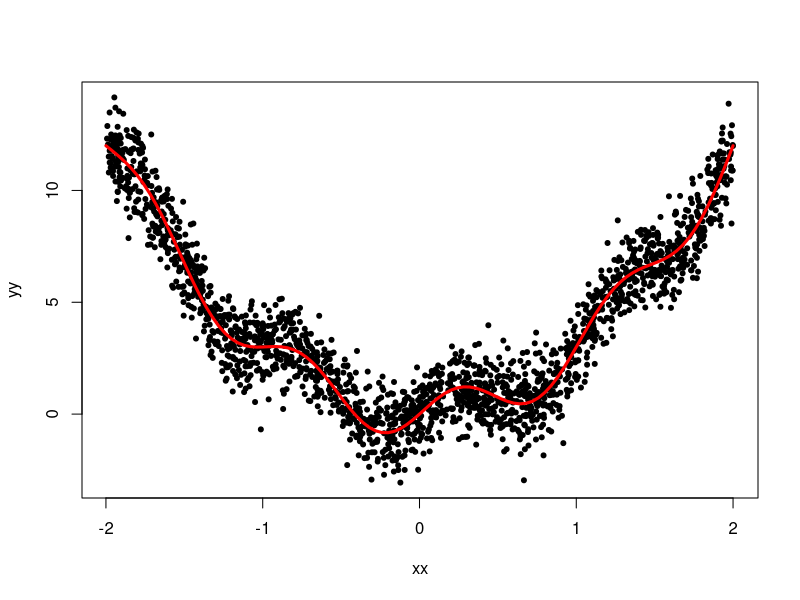
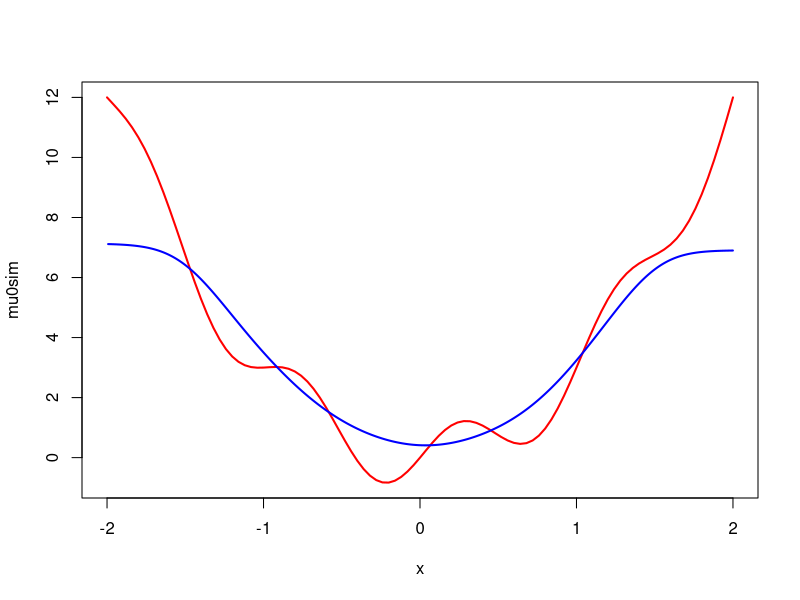
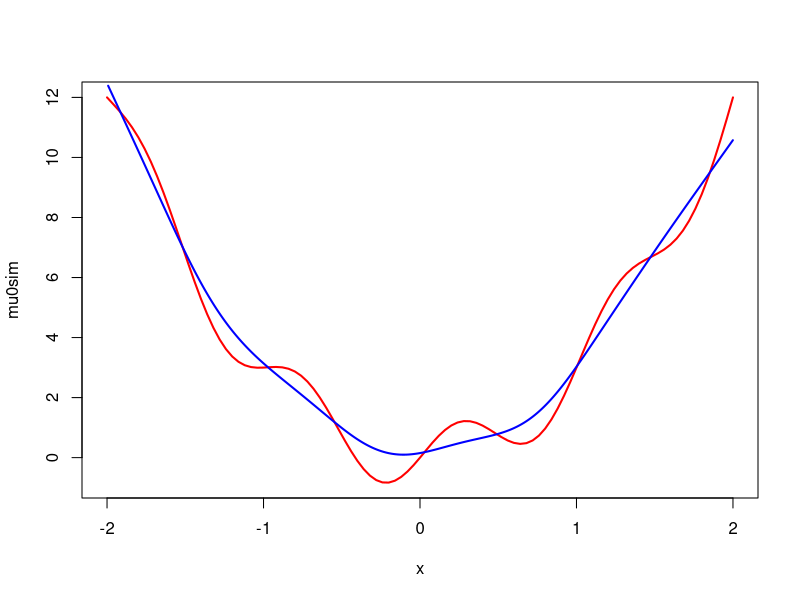
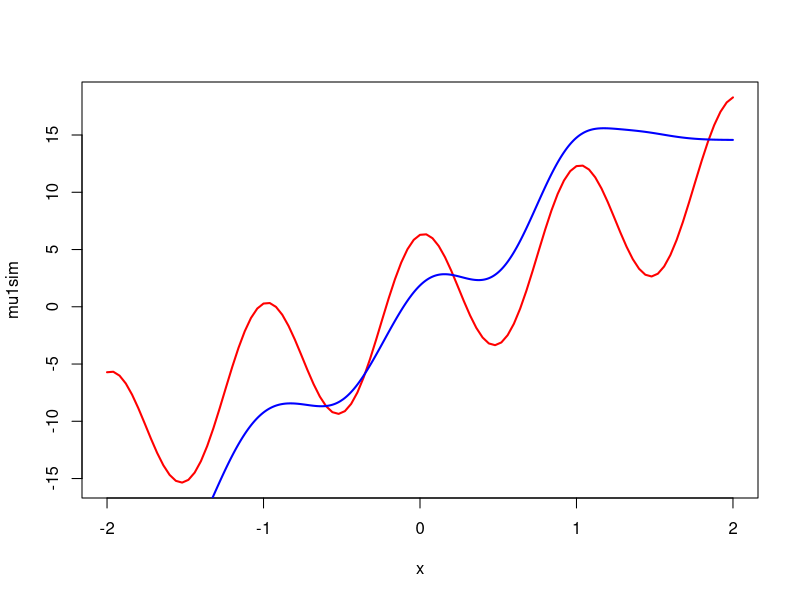
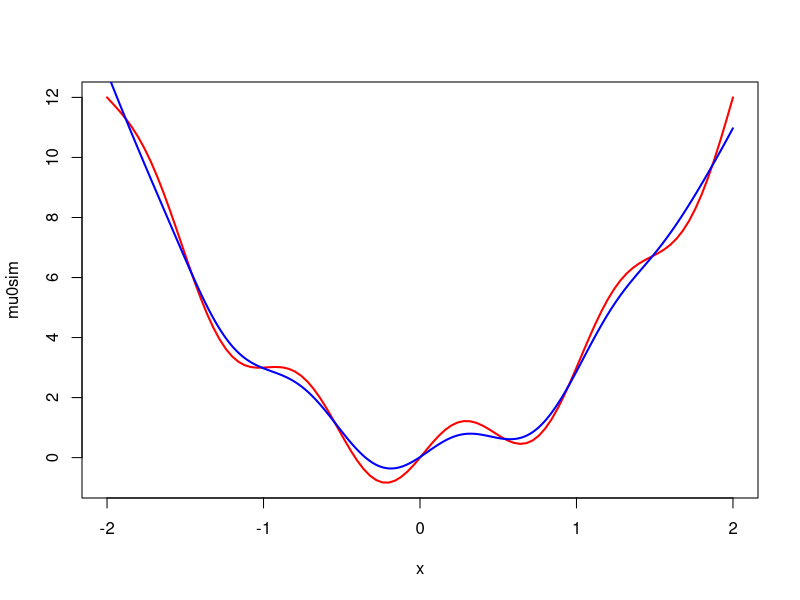
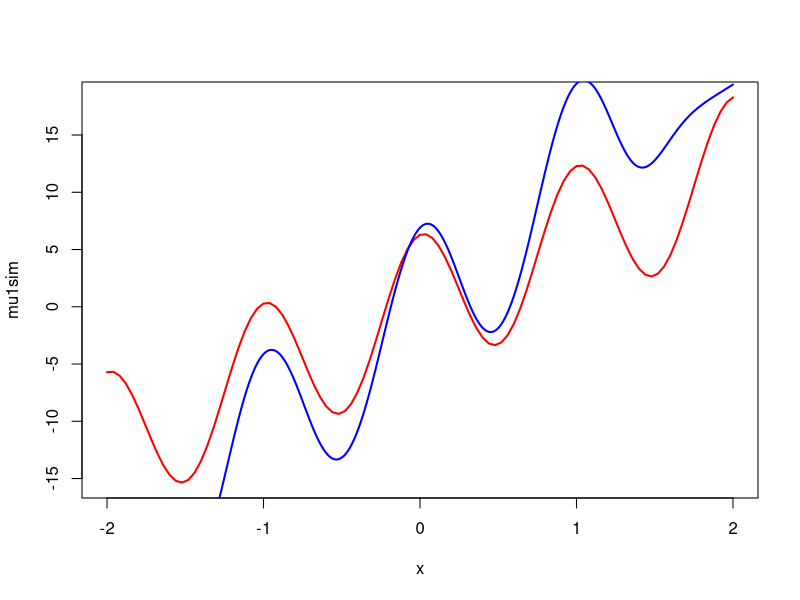
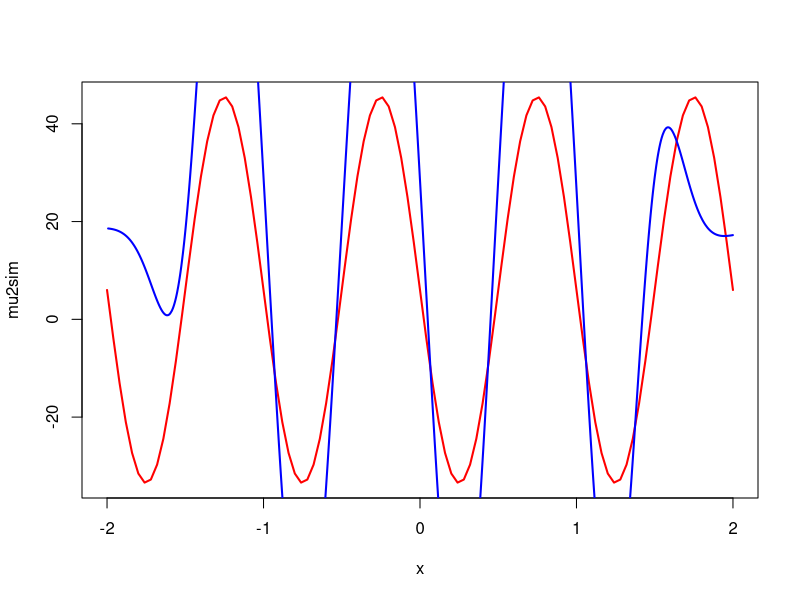
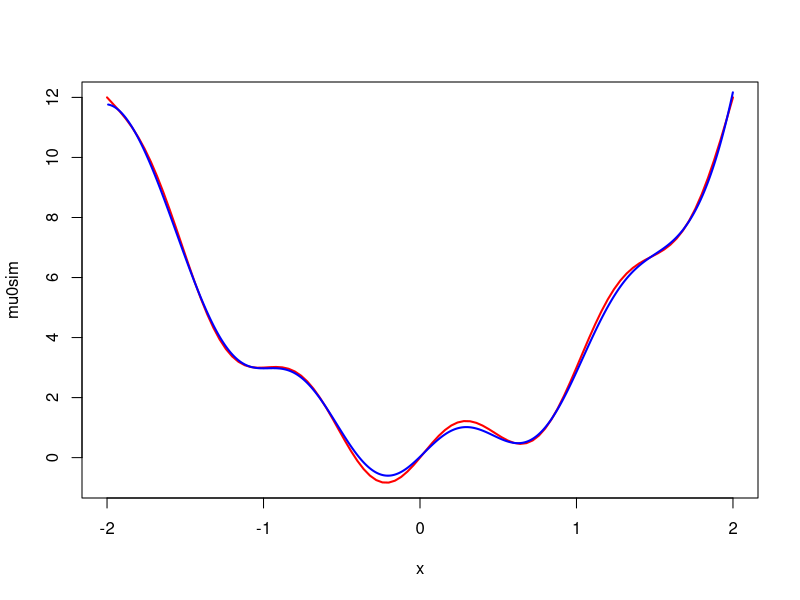

Here is the R script that generated these plots, in order: (Note: this script raises an error after producing the figures.)
# Packages ----------------------------------------------------------------

# if (!require("pacman")) install.packages("pacman")
# pacman::p_load(locfit)

library(locfit)

# Functions ---------------------------------------------------------------

CompEst <- function(
  x, # predictor variable
  y, # response variable
  numcenpts = 27, # number of points at which the local, pointwise estimates 
  # will be calculated; points will be equally spaced throughout the range of 
  # [-1,1]
  J = 2, # maximum derivative to be estimated; int in [0,3]
  deg = 2, # degree of local polynomial used for pointwise estimates; int >= J
  beta = 50, # compound estimation smoothing parameter; smaller is smoother
  h = 0.25 # local smoothing parameter; nearest neighbors fraction in (0,1)
)
{
  
  # making sure all integer args are integers
  numcenpts <- floor(numcenpts)
  J <- floor(J)
  deg <- floor(deg)
  
  # making sure deg >= J
  if (deg < J) {
    warning("deg arg must be >= J arg; deg set equal to J")
    deg <- J
  }
  
  # making sure x is confined to [-1,1]
  x <- (x - mean(range(x))) / ((1/2) * diff(range(x)))
  
  # calculating centering point locations from numcenpts
  cenpts <- seq(-1, 1, length.out = numcenpts + 1)
  cenpts <- cenpts[-1] - (1 / numcenpts)
  
  # calculating local fit pointwise estimates c0 - cJ
  local_pw <- lapply(
    0:J, 
    FUN = function(j) {
      temp <- locfit.raw(x, 
                         y, 
                         alpha = h, 
                         deg = deg, 
                         kern = "rect", 
                         deriv = rep(1, j), 
                         family = "gaussian", 
                         link = "ident")
      return(predict(temp, cenpts) / factorial(j))
    }
  )
  
  names(local_pw) <- paste0("c", 0:J)
  list2env(local_pw, envir = environment())
  
  # calculating pointwise estimates of mu and its derivatives
  dmu0 <- function(x) {
    switch(
      J + 1,
      c0,
      c0 + c1*(x - cenpts)^1,
      c0 + c1*(x - cenpts)^1 + c2*(x - cenpts)^2,
      c0 + c1*(x - cenpts)^1 + c2*(x - cenpts)^2 + c3*(x - cenpts)^3
    )
  }
  
  dmu1 <- function(x) {
    switch(
      J,
      c1,
      c1 + 2*c2*(x - cenpts)^1,
      c1 + 2*c2*(x - cenpts)^1 + 3*c3*(x - cenpts)^2
    )
  }
  
  dmu2 <- function(x) {
    switch(
      J - 1,
      2*c2,
      2*c2 + 6*c3*(x - cenpts)^1
    )
  }
  
  dmu3 <- function(x) {
    6*c3
  }
  
  # calculating smoothing weight function and its derivatives
  dW0 <- function(x) {
    f <- exp(-beta*(x - cenpts)^2)
    g <- sum(f)^-1
    return(
      f*g
    )
  }
  
  dW1 <- function(x) {
    f <- exp(-beta*(x - cenpts)^2)
    g <- sum(f)^-1
    df <- -2*beta*(x - cenpts)*f
    dg <- -g^2*sum(df)
    return(
      df*g + f*dg
    )
  }
  
  dW2 <- function(x) {
    f <- exp(-beta*(x - cenpts)^2)
    g <- sum(f)^-1
    df <- -2*beta*(x - cenpts)*f
    dg <- -g^2*sum(df)
    d2f <- -2*beta*f + df^2/f
    d2g <- 2*g^3*sum(df)^2 - g^2*sum(d2f)
    return(
      d2f*g + 2*df*dg + f*d2g
    )
  }
  
  dW3 <- function(x) {
    f <- exp(-beta*(x - cenpts)^2)
    g <- sum(f)^-1
    df <- -2*beta*(x - cenpts)*f
    dg <- -g^2*sum(df)
    d2f <- -2*beta*f + df^2/f
    d2g <- 2*g^3*sum(df)^2 - g^2*sum(d2f)
    d3f <- -6*beta*df + df^3/f
    d3g <- -6*g^4*sum(df)^3 + 6*g^3*sum(df)*sum(d2f) - g^2*sum(d3f)
    return(
      d3f*g + 3*d2f*dg + 3*df*d2g + f*d3g
    )
  }
  
  # calculating estimates of mu and its derivatives
  mu0est <- function(x) {
    dmu0(x)*dW0(x)
  }
  
  mu1est <- function(x) {
    dmu1(x)*dW0(x) + dmu0(x)*dW1(x)
  }
  
  mu2est <- function(x) {
    dmu2(x)*dW0(x) + 2*dmu1(x)*dW1(x) + dmu0(x)*dW2(x)
  }
  
  mu3est <- function(x) {
    dmu3(x)*dW0(x) + 3*dmu2(x)*dW1(x) + 3*dmu1(x)*dW2(x) + dmu0(x)*dW3(x)
  }
  
  mu <- lapply(
    0:J, 
    function(j) {
      switch(
        j + 1,
        apply(as.matrix(as.data.frame(lapply(x, mu0est), 
                                      col.names = 1:length(x))), 2, sum),
        apply(as.matrix(as.data.frame(lapply(x, mu1est), 
                                      col.names = 1:length(x))), 2, sum),
        apply(as.matrix(as.data.frame(lapply(x, mu2est), 
                                      col.names = 1:length(x))), 2, sum),
        apply(as.matrix(as.data.frame(lapply(x, mu3est), 
                                      col.names = 1:length(x))), 2, sum)
      )
    }
  )
  
  names(mu) <- paste0("mu", 0:J)
  return(mu)
}

# Test Example ------------------------------------------------------------

# Simulate toy data, with known derivatives
mu0sim <- function(x) {
  sin(2*pi*x) + 3*x^2
}

mu1sim <- function(x) {
  2*pi*cos(2*pi*x) + 6*x
}

mu2sim <- function(x) {
  -4*pi^2*sin(2*pi*x) + 6
}

mu3sim <- function(x) {
  -8*pi^3*cos(2*pi*x)
}

set.seed(2894)

n <- 2000
xx <- runif(n, -2, 2)
yy <- mu0sim(xx) + rnorm(n, sd = 1)
plot(xx, yy, pch = 20)
plot(mu0sim, add = T, from = -2, to = 2, col = "red", lwd = 3)

# J = 0, deg = 0

mu <- CompEst(x = xx, y = yy, J = 0, deg = 0)

# plot(xx, yy, pch = 20)
plot(mu0sim, from = -2, to = 2, col = "red", lwd = 2)
lines(xx[order(xx)], mu$mu0[order(xx)], col = "blue", lwd = 2)

# J = 1, deg = 1

mu <- CompEst(x = xx, y = yy, J = 1, deg = 1)

# plot(xx, yy, pch = 20)
plot(mu0sim, from = -2, to = 2, col = "red", lwd = 2)
lines(xx[order(xx)], mu$mu0[order(xx)], col = "blue", lwd = 2)


plot(mu1sim, from = -2, to = 2, col = "red", lwd = 2)
lines(xx[order(xx)], mu$mu1[order(xx)], col = "blue", lwd = 2)

# J = 2, deg = 2

mu <- CompEst(x = xx, y = yy, J = 2, deg = 2)

# plot(xx, yy)
plot(mu0sim, from = -2, to = 2, col = "red", lwd = 2)
lines(xx[order(xx)], mu$mu0[order(xx)], col = "blue", lwd = 2)

plot(mu1sim, from = -2, to = 2, col = "red", lwd = 2)
lines(xx[order(xx)], mu$mu1[order(xx)], col = "blue", lwd = 2)

plot(mu2sim, from = -2, to = 2, col = "red", lwd = 2)
lines(xx[order(xx)], mu$mu2[order(xx)], col = "blue", lwd = 2)

# J = 3, deg = 3

mu <- CompEst(x = xx, y = yy, J = 3, deg = 3)

# plot(xx, yy)
plot(mu0sim, from = -2, to = 2, col = "red", lwd = 2)
lines(xx[order(xx)], mu$mu0[order(xx)], col = "blue", lwd = 2)

plot(mu1sim, from = -2, to = 2, col = "red", lwd = 2)
lines(xx[order(xx)], mu$mu1[order(xx)], col = "blue", lwd = 2)

plot(mu2sim, from = -2, to = 2, col = "red", lwd = 2)
lines(xx[order(xx)], mu$mu2[order(xx)], col = "blue", lwd = 2)

plot(mu3sim, from = -2, to = 2, col = "red", lwd = 2)
lines(xx[order(xx)], mu$mu3[order(xx)], col = "blue", lwd = 2)

# Test Cases --------------------------------------------------------------

# J > 3
mu <- CompEst(x = xx, y = yy, J = 4, deg = 4) # creates empty mu4 object in output

# J < 0
mu <- CompEst(x = xx, y = yy, J = -1) # error in locfit call; rep(1,j) breaks

# deg < J
mu <- CompEst(x = xx, y = yy, J = 2, deg = 1) # warning works properly
